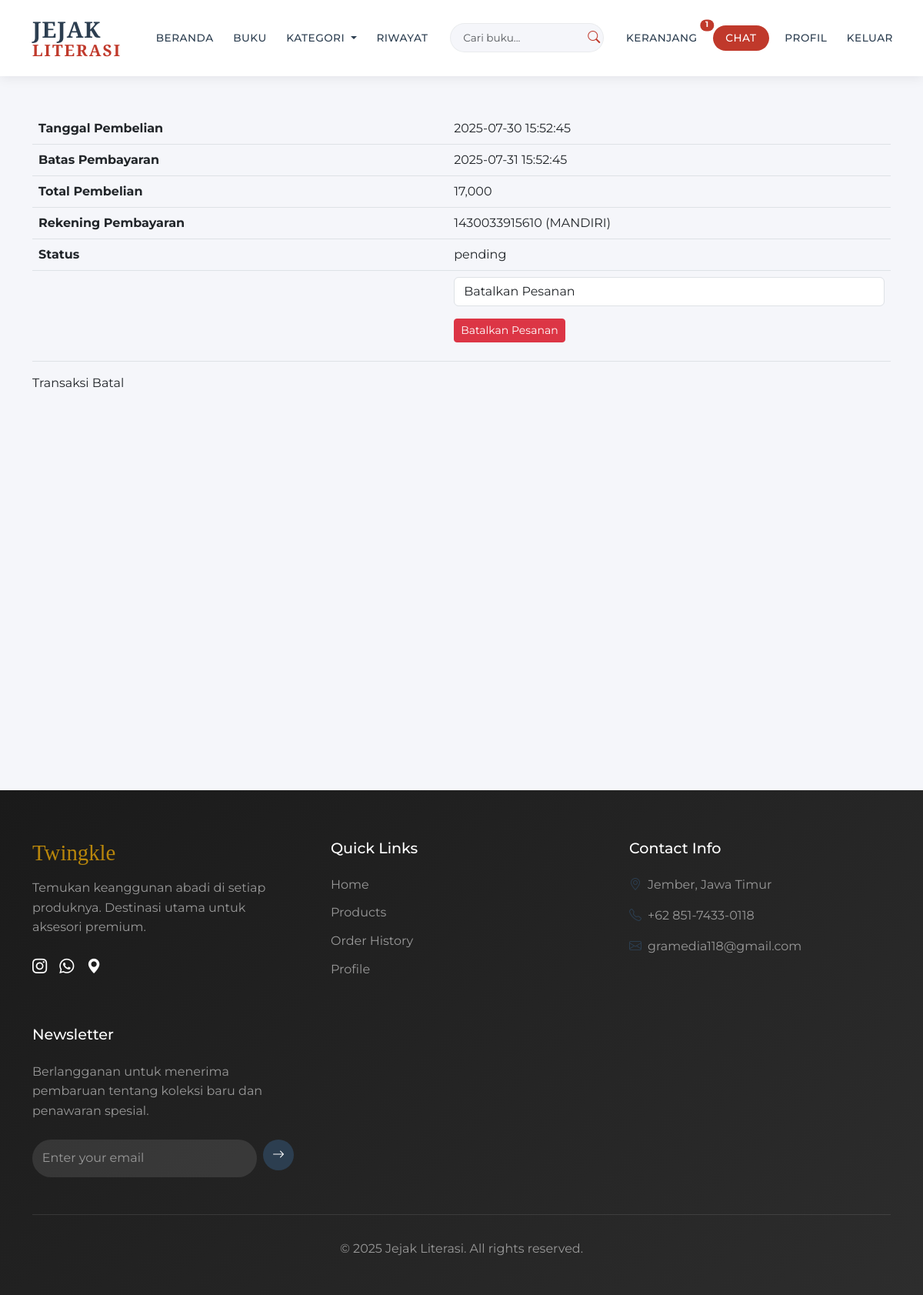
Page /pelanggan/pembayaran.php?id=77 (signed in) on the committed database.
### tables this page shows
CREATE TABLE `pembelian` (
  `id_pembelian` int(11) NOT NULL,
  `id_pelanggan` int(11) NOT NULL,
  `tanggal_pembelian` datetime NOT NULL,
  `batas_pembayaran` datetime NOT NULL,
  `total_pembelian` int(11) NOT NULL,
  `status_pembelian` enum('pending','lunas','kirim','selesai','batal') NOT NULL,
  `metode_pembayaran` enum('transfer','cod') NOT NULL
);

CREATE TABLE `rekening` (
  `id_rekening` int(11) NOT NULL,
  `bank_rekening` varchar(50) NOT NULL,
  `nomor_rekening` varchar(50) NOT NULL
);

### pelanggan/pembayaran.php (the view, shortened to what this page needs)
<?php
include "header.php";
$id_pembelian = $_GET["id"];
$ambil_pembayaran = $koneksi -> query("SELECT * FROM pembayaran WHERE id_pembelian = '$id_pembelian'");
$pembayaran = $ambil_pembayaran -> fetch_assoc();
$ambil_pembelian = $koneksi -> query("SELECT * FROM pembelian WHERE id_pembelian = '$id_pembelian'");
$pembelian = $ambil_pembelian->fetch_assoc();
$ambil_rek = $koneksi -> query("SELECT * FROM rekening");
$rekening = array();
while ($tiap_rekening = $ambil_rek -> fetch_assoc())
{
	$rekening[] = $tiap_rekening;
}
?>
<div class="min-vh-100">
	<?php if (empty($pembayaran)): ?>
		<div class="container">
			<table class="table mt-5">
				<tr>
					<th>Tanggal Pembelian</th>
					<td><?php echo $pembelian["tanggal_pembelian"]; ?></td>
				</tr>
				<tr>
					<th>Batas Pembayaran</th>
					<td><?php echo $pembelian["batas_pembayaran"]; ?></td>
				</tr>
				<tr>
					<th>Total Pembelian</th>
					<td><?php echo number_format($pembelian["total_pembelian"]); ?></td>
				</tr>
				<?php if ($pembelian['metode_pembayaran']=="transfer"): ?>
					<tr>
						<th>Rekening Pembayaran</th>
						<?php foreach ($rekening as $kr => $vr): ?>
							<td><?php echo $vr["nomor_rekening"] ?> (<?php echo $vr["bank_rekening"] ?>)</td>
						<?php endforeach ?>
					</tr>
				<?php endif ?>
				<tr>
					<th>Status</th>
					<td><?php echo $pembelian["status_pembelian"]; ?></td>
				</tr>
				<tr>
					<th></th>
					<td>
						<form method="post">
							<div class="mb-3">
								<select class="form-control" name="status">
									<option value="batal">Batalkan Pesanan</option>
								</select>
							</div>
							<div class="mb-3">
								<button onclick="return confirm('Apakah anda yakin ingin membatalkan pesanan ?')" class="btn-sm btn btn-danger" name="batalkan">Batalkan Pesanan</button>
							</div>
						</form>
					</td>
				</tr>
			</table>
			<?php if ( date("Y-m-d h:i:s") > $pembelian["batas_pembayaran"]): ?>
				<p>Transaksi Batal</p>
			<?php endif ?>
		</div>
	<?php endif ?>
</div>
<?php
include "footer.php";
?>

### pelanggan/header.php (style rules this page uses)
:root { --primary-color: #2C3E50; --secondary-color: #34495E; --text-color: #2C3E50; --accent-color: #C0392B; --gold-color: #B8860B; --light-bg: #F5F6FA; }
body { font-family: 'Montserrat', sans-serif; background-color: var(--light-bg); }

### rows in the picture
pembelian: tanggal_pembelian "2025-07-30 15:52:45", batas_pembayaran "2025-07-31 15:52:45", total_pembelian "17,000", status_pembelian "pending"
rekening: nomor_rekening "1430033915610", bank_rekening "MANDIRI"

### other values in the picture
$jk "1"
